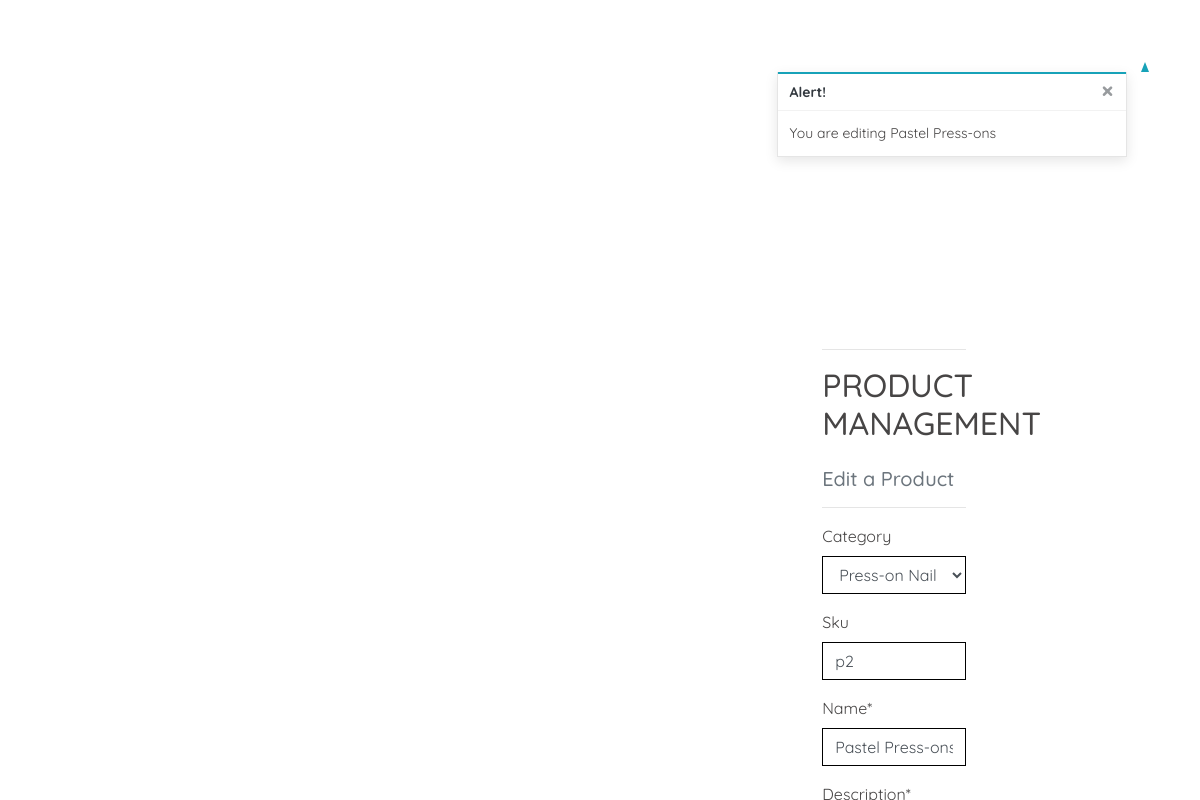
/products/edit/3/, run on the app's committed database.
### products/models.py (models this page shows, shortened)
class Product(models.Model):
    category = models.ForeignKey('Category', null=True, blank=True, on_delete=models.SET_NULL)
    sku = models.CharField(max_length=200, null=True, blank=True)
    name = models.CharField(max_length=200)
    description = models.TextField()
    price = models.DecimalField(max_digits=6, decimal_places=2)
    rating = models.DecimalField(max_digits=6, decimal_places=2, null=True, blank=True)
    image_url = models.URLField(max_length=1024, null=True, blank=True)
    image = models.ImageField(null=True, blank=True)

### products/views.py (the view)
# urls.py: path('edit/<int:product_id>/', views.edit_product, name='edit_product'),
def edit_product(request, product_id):
    product = get_object_or_404(Product, pk=product_id)
    if request.method == 'POST':
        form = ProductForm(request.POST, request.FILES, instance=product)
        if form.is_valid():
            form.save()
            messages.success(request, 'Successfully updated product!')
            return redirect(reverse('product_detail', args=[product.id]))
        else:
            messages.error(request, 'Failed to update product')
    else:
        form = ProductForm(instance=product)
        messages.info(request, f'You are editing {product.name}')
    template = 'products/edit_product.html'
    context = {
        'form': form,
        'product': product,
    }
    return render(request, template, context)

### products/forms.py
class ProductForm(forms.ModelForm):
    class Meta:
        model = Product
        fields = '__all__'
    def __init__(self, *args, **kwargs):
        super().__init__(*args, **kwargs)
        categories = Category.objects.all()
        friendly_names = [(c.id, c.get_friendly_name()) for c in categories]
        self.fields['category'].choices = friendly_names
        for field_name, field in self.fields.items():
            field.widget.attrs['class'] = 'border-black rounded-0'

### bag/contexts.py (called while the page is built, shortened)
def bag_contents(request):
    bag_items = []
    total = 0
    product_count = 0
    bag = request.session.get('bag', {})
    if total < settings.FREE_DELIVERY_THRESHOLD:
        delivery = total * Decimal(settings.STANDARD_DELIVERY_PERCENTAGE / 100)
        free_delivery_delta = settings.FREE_DELIVERY_THRESHOLD - total
    else:
        delivery = 0
        free_delivery_delta = 0
    grand_total = delivery + total
    context = {
        'bag_items': bag_items,
        'total': total,
        'product_count': product_count,
        'delivery': delivery,
        'free_delivery_delta': free_delivery_delta,
        'free_delivery_threshold': settings.FREE_DELIVERY_THRESHOLD,
        'grand_total': grand_total,
    }
    return context

### products/models.py (called while the page is built)
    def get_friendly_name(self):
        return self.friendly_name

### products/templates/products/edit_product.html (shortened to what this page needs)
{% extends "base.html" %}
{% load static %}
{% block page_header %}
    <div class="container header-container">
    </div>
{% endblock %}
{% block content %}
    <div class="overlay"></div>
    <div class="container">
        <div class="row">
            <div class="col-12 col-md-6">
                <hr>
                <h2 class="logo-font mb-4">Product Management</h2>
                <h5 class="text-muted">Edit a Product</h5>
                <hr>
            </div>
        </div>
        <div class="row">
            <div class="col-12 col-md-6">
                <form method="POST" action="{% url 'edit_product' product.id %}" class="form mb-2" enctype="multipart/form-data">
                    {{ form | crispy }}
                </form>
            </div>
        </div>
    </div>
{% endblock %}

### static/css/base.css (style rules this page uses)
html { height: 100%; }
body { background: white; background-size: cover; height: calc(100vh - 200px); color:#474545; font-family: 'Quicksand', sans-serif; }
.logo-font { text-transform: uppercase; }
.border-black { border: 1px solid black !important; }
.overlay { height: 100%; width: 100%; top: 0; left: 0; position: fixed; background: white; z-index: -1; }
@media (min-width: 1200px) { .container { max-width: 85%; } }
@media (min-width: 992px) { .header-container { padding-top: 164px; } }
.row::after { content: ""; clear: both; display: table; }

### data on the page
Product: category "Press-on Nails", sku "p2", name "Pastel Press-ons"

### other printed values
{{ message }} "You are editing Pastel Press-ons"
